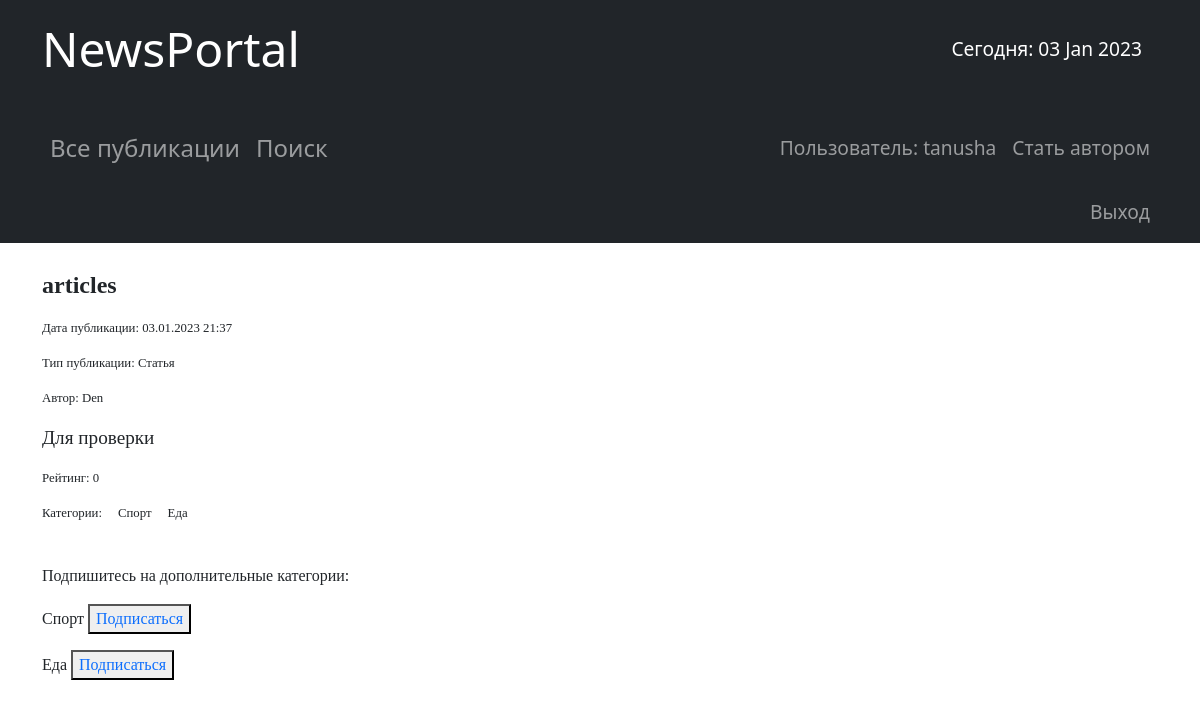
The page /articles/41/ (signed in) on the database its author committed.
### news/models.py (models this page shows, shortened)
class Post(models.Model):
    article = 'ART'
    news = 'NWS'
    TYPE = [
        (news, 'Новость'),
        (article, 'Статья'),
    ]
    author = models.ForeignKey(Author, on_delete=models.CASCADE)
    type = models.CharField(max_length=3, choices=TYPE, default=news)
    time_in = models.DateTimeField(auto_now_add=True)
    category = models.ManyToManyField(Category, through='PostCategory')
    head = models.CharField(max_length=255)
    text = models.TextField()
    rating = models.SmallIntegerField(default=0)

class Author(models.Model):
    user = models.OneToOneField(User, on_delete=models.CASCADE)
    rating = models.SmallIntegerField(default=0)

class Category(models.Model):
    name = models.CharField(max_length=150, unique=True)
    subscribers = models.ManyToManyField(User, through='UserCategory')

### news/views.py (the view)
# urls.py: path('<int:pk>/', PostDetailView.as_view(), name='art_detail'),
class PostDetailView(DetailView):
    model = Post
    template_name = 'post_detail.html'
    context_object_name = 'post'
    def get_object(self, **kwargs):
        pk_id = self.kwargs.get('pk')
        return Post.objects.get(pk=pk_id)
    def subs(self):
        subs_list = {}
        if self.request.user.pk:
            curr_post = self.get_object()
            for a in curr_post.category.values('id'):
                if not Category.objects.filter(pk=a.get('id'), subscribers=self.request.user).exists():
                    subs_list[a.get('id')] = Category.objects.get(pk=a.get('id')).name #.append(Category.objects.get(pk=a.get('id')).name)
        return subs_list
    def postcat(self):
        curr_post = self.get_object()
        post_cat = [cat for cat in curr_post.category.values_list('name', flat=True)]
        return post_cat
    def get_context_data(self, **kwargs):
        context = super().get_context_data(**kwargs)
        context['subs'] = self.subs()
        context['post_cat'] = self.postcat()
        context['is_author'] = self.request.user.groups.filter(name='authors').exists()
        return context

### news/templatetags/custom_filters.py (called while the page is built)
@register.filter(name='censor')
def censor(text):
    if type(text) != str:
        raise TypeException(f'Объект <{text}> не является строкой! Нельзя применить фильтр "Цензор"!')
    cens_list = ['word1', 'word2', 'wo3']
    text_lower = text.lower()
    for word in cens_list:
        begin_index = 0
        replace_id = True
        while replace_id:
            replace_index = text_lower[begin_index:].find(word) + begin_index
            if (replace_index - begin_index) == -1:
                replace_id = False
            else:
                begin_index = replace_index + len(word)
                text = text[:replace_index + 1] + '*' * (len(word) - 1) + text[begin_index:]
                text_lower = text_lower[:replace_index + 1] + '*' * (len(word) - 1) + text_lower[begin_index:]
    return text

### news/templatetags/custom_tags.py (called while the page is built)
@register.simple_tag()
def current_time(format_string='%b %d %Y'):
    return datetime.utcnow().strftime(format_string)

### templates/post_detail.html (shortened to what this page needs)
{% extends 'flatpages/default.html' %}
{% load custom_filters %}
{% block content %}
<br/>
    <p style="font-size: 1.5em; font-family: Georgia;"><strong>
        {{ post.head | censor}}
    </strong></p>
    <p style="font-size: 0.8em; font-family: Georgia;">
        Дата публикации: {{ post.time_in | date:'d.m.Y H:i' }}
    </p>
    <p style="font-size: 0.8em; font-family: Georgia;">
        Тип публикации: {{ post.get_type_display }}
    </p>
    <p style="font-size: 0.8em; font-family: Georgia;">
        Автор: {{ post.author.user.username }}
    </p>
    <p style="font-size: 1.2em; font-family: Georgia;">
        {{ post.text | censor }}
    </p>
    <p style="font-size: 0.8em; font-family: Georgia;">
        Рейтинг: {{ post.rating }}
    </p>
    <p style="font-size: 0.8em; font-family: Georgia;">
        Категории:&emsp;
         {% for cat in post_cat %}
            {{cat}}&emsp;
        {% endfor %}
    </p>
    <br/>
    {% if request.user.pk %}
    {% if subs %}
        <p style="font-size: 1.0em; font-family: Georgia;">
            Подпишитесь на дополнительные категории:
        </p>
        {% for key, value in subs.items %}
            <p style="font-size: 1.0em; font-family: Georgia;">
                {{value}} <button>
                              <a href="{% url 'subsadd' key %}" style="text-decoration: none"> Подписаться </a>
                          </button>
            </p>
        {% endfor %}
    {% else %}
        <p style="font-size: 1.0em; font-family: Georgia;">
            Вы подписаны на все категории данной публикации!
        </p>
    {% endif %}
    {% endif %}
    <br/><br/>
{% endblock content %}

### templates/flatpages/default.html (shortened to what this page needs)
<!DOCTYPE html>
{% load custom_tags %}
<html lang="en">
    <head>
        {% load static %}
        <link href="{% static 'css/styles.css' %}" rel="stylesheet" />
    </head>
    <body>
        <nav class="navbar navbar-expand-lg navbar-dark bg-dark static-top">
            <div class="container" style="display: flex; justify-content: space-between">
                <p class="navbar-brand">NewsPortal</p>
                <p class="navbar-brand" style="font-size: 1.2rem">Сегодня: {% current_time '%d %b %Y' %}</p>
            </div>
        </nav>
        <nav class="navbar navbar-expand-lg navbar-dark bg-dark static-top">
            <div class="container" style="display: flex; justify-content: space-between">
                <p class="navbar-nav nav-item" style="font-size: 1.5rem">
                    <a class="nav-link" href="/news/">Все публикации</a>
                    <a class="nav-link" href="/news/search">Поиск</a>
                </p>
                <p class="navbar-nav nav-item" style="font-size: 1.2rem">
                    {% if is_author %}
                        <a class="nav-link" href="/profile/">Пользователь: {{ request.user.username }}</a>
                    {% elif request.user.pk %}
                        <a class="nav-link" href="/profile/">Пользователь: {{ request.user.username }}</a>
                        <a class="nav-link" href="/account/upgrade"> Стать автором</a>
                    {% endif %}
                </p>
            </div>
        </nav>
        <nav class="navbar navbar-expand-lg navbar-dark bg-dark static-top">
            <div class="container" style="display: flex; justify-content: space-between">
                <p class="navbar-nav nav-item" style="font-size: 1.2rem">
                    {% if is_author or request.user.pk %}
                        <a class="nav-link" href="/accounts/logout">Выход</a>
                    {% else %}
                        <a class="nav-link" href="/accounts/login">Вход/Регистрация</a>
                    {% endif %}
                </p>
            </div>
        </nav>
        <div class="container">
            {% block content %}
            {% endblock content %}
       </div>
    </body>
</html>

### rows shown on the page
Post: head|censor "articles", time_in "03.01.2023 21:37", type "Статья", author.user.username "Den", text|censor "Для проверки", rating "0"
Category: name "Спорт", subs "Спорт"
Category: name "Еда", subs "Еда"

### other values the page prints
{{ request.user.username }} "tanusha"
